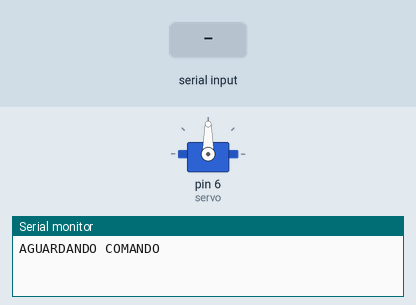
Recording of a sketch running on a simulated Arduino Uno, built with avr-gcc and run on an emulated ATmega328P. Parts: servo, the last lines printed to the serial monitor. The test bench sets the inputs (shaded band).

Above: at 1.2 s.
1.3 s: "90,45\n" received over Serial
At 2.5 s:
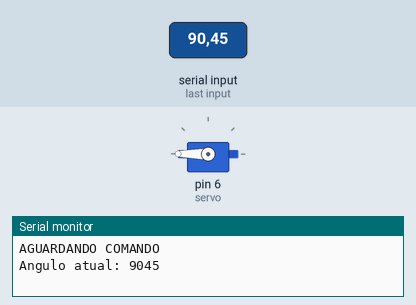
2.8 s: "5\n" received over Serial
At 3.5 s:
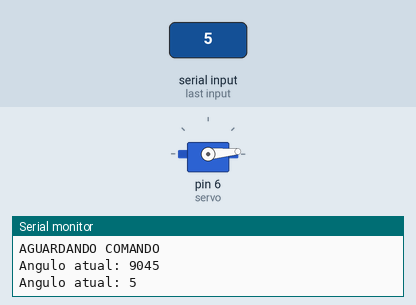
4.3 s: "30,150\n" received over Serial
At 4.8 s:
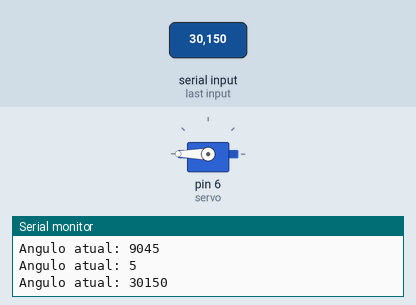
5.8 s: "90\n" received over Serial
At 7.0 s:
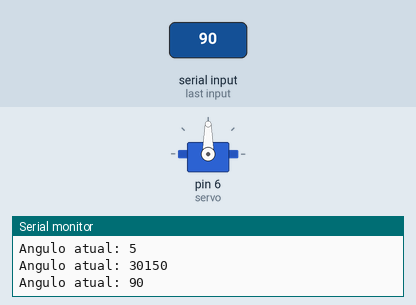
Timing chart, 0 to 8.3 s (numbered marks = the images above; inputs shaded):
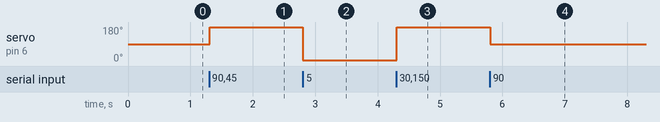

The sketch:

calibracao_servo_motor.ino
```cpp
#include "Servo.h"                                //biblioteca para o servo
Servo servo;                                      //cria o objeto servo
int angulo=0;                                     //variável do tipo inteira
String valor_recebido = "";                       //string para receber o valor digitado


void setup(){
  Serial.begin(9600);                             //inicia a comunicação serial
  servo.attach(6);                               //anexa o servo ao pino 10
  Serial.println("AGUARDANDO COMANDO");           //imprime o texto entre aspas
}
void loop(){

    while (Serial.available() > 0) {              //enquanto houver dados na comunicação serial, faça...
    int caracter_digitado = Serial.read();        //leitura dos caracteres
    if (isDigit(caracter_digitado)) {             //se o caracter for um digito, faça...
      valor_recebido += (char)caracter_digitado;  //atribui ao valor_recebido o caracter_digitado
      }

    if (caracter_digitado == '\n') {              //se o caracter_digitado for nulo (fim da leitura), faça...
      angulo = valor_recebido.toInt();            //coverte o valor_recebido para inteiro e atribui ao angulo
      Serial.print("Angulo atual: "); Serial.println(angulo);     //mostra o angulo atual no monitor
      //angulo = map(angulo, 0,180,0,150);        //calibração
      servo.write(angulo);                        //move o servo para o angulo informado
      valor_recebido = "";                        //limpa as inforçoes guardadas em valor_recebido
     }
   }
 }
```

Measured:
- after the input at 1.3 s, servo on pin 6 (servo): 90° → 180° at once
- after the input at 2.8 s, servo on pin 6 (servo): 180° → 5° at once
- after the input at 4.3 s, servo on pin 6 (servo): 5° → 180° at once
- after the input at 5.8 s, servo on pin 6 (servo): 180° → 90° at once
